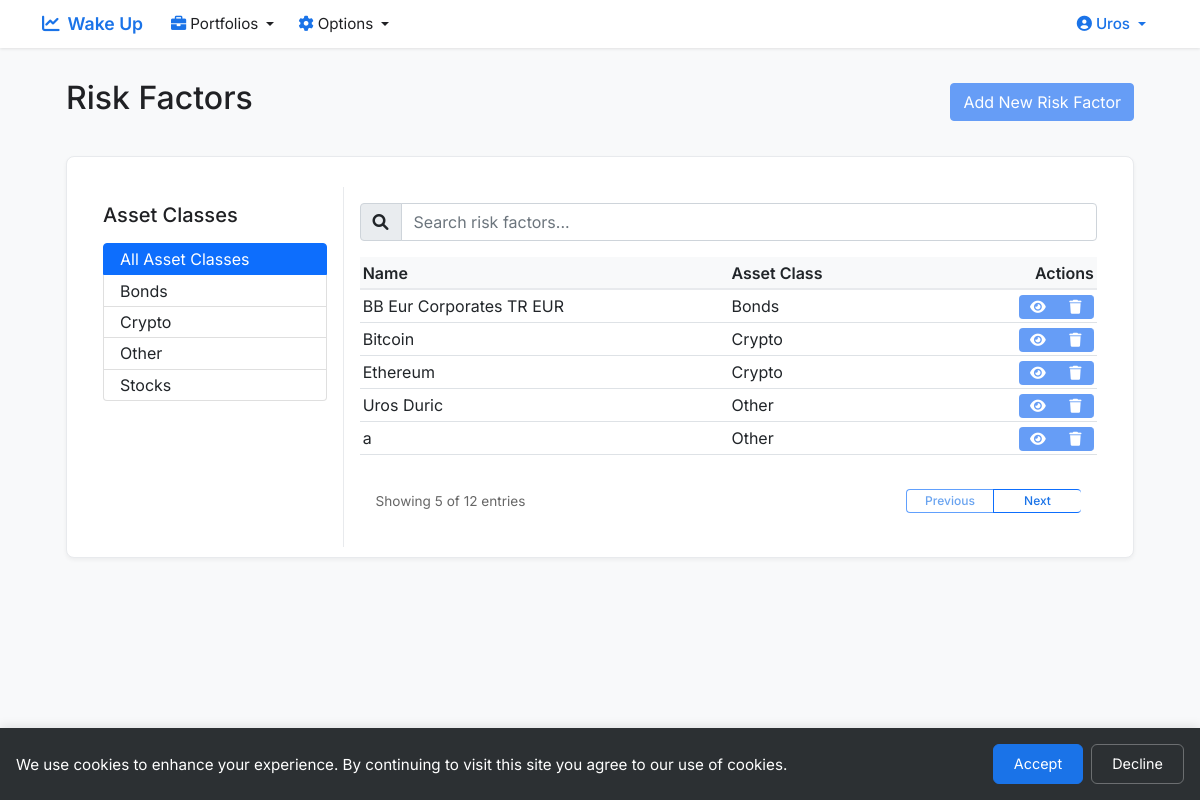
The page /get_risk_factors (signed in) on the database its author committed.
### app.py (models this page shows, shortened)
class User(UserMixin, db.Model):
    id = db.Column(db.Integer, primary_key=True)
    email = db.Column(db.String(120), unique=True, nullable=False)
    name = db.Column(db.String(80), nullable=False)
    password_hash = db.Column(db.String(128))
    user_type = db.Column(db.String(20), default='beginner')
    created_at = db.Column(db.DateTime, default=datetime.utcnow)
    birthday = db.Column(db.Date, nullable=True)
    portfolios = db.relationship('Portfolio', backref='user', lazy=True)
    benchmarks = db.relationship('Benchmark', back_populates='user', lazy=True)
    funds = db.relationship('Fund', back_populates='user', lazy=True)
    def is_admin(self):
        return self.user_type == 'admin'

class RiskFactor(db.Model):
    __tablename__ = 'risk_factor'
    id = db.Column(db.Integer, primary_key=True)
    name = db.Column(db.String(120), nullable=False, unique=True)
    description = db.Column(db.Text, nullable=True)
    asset_class = db.Column(db.String(20), nullable=False, default='Other')
    created_at = db.Column(db.DateTime, nullable=False, default=datetime.utcnow)
    data = db.relationship('RiskFactorData', backref='risk_factor', lazy=True)
    benchmarks = db.relationship('Benchmark', back_populates='risk_factor', lazy=True)

### app.py (the view)
@app.route('/get_risk_factors')
@login_required
def get_risk_factors():
    if not current_user.is_admin():
        flash('You do not have permission to access this page.', 'error')
        return redirect(url_for('home'))
    risk_factors = RiskFactor.query.order_by(RiskFactor.asset_class, RiskFactor.name).all()
    return render_template('risk_factors.html', risk_factors=risk_factors)

### app.py (called while the page is built)
@app.after_request
def add_security_headers(response):
    response.headers['X-Content-Type-Options'] = 'nosniff'
    response.headers['X-Frame-Options'] = 'SAMEORIGIN'
    response.headers['X-XSS-Protection'] = '1; mode=block'
    response.headers['Strict-Transport-Security'] = 'max-age=31536000; includeSubDomains'
    return response

@login_manager.user_loader
def load_user(user_id):
    return User.query.get(int(user_id))

def login_required(f):
    @wraps(f)
    def decorated_function(*args, **kwargs):
        if not current_user.is_authenticated:
            return redirect(url_for('login'))
        return f(*args, **kwargs)
    return decorated_function

### templates/risk_factors.html (shortened to what this page needs)
{% extends "base.html" %}
{% block content %}
<div class="container-fluid px-4">
    <div class="d-flex justify-content-between align-items-center mb-4">
        <h2>Risk Factors</h2>
        {% if current_user.is_admin() %}
        <a href="{{ url_for('new_risk_factor') }}" class="btn btn-primary">Add New Risk Factor</a>
        {% endif %}
    </div>
    <div class="card" style="padding: 30px 20px 10px 20px;">
        <div class="card-body p-0">
            <div class="row g-0">
                <div class="col-md-3 border-end">
                    <div class="p-3">
                        <h5 class="mb-3">Asset Classes</h5>
                        <div class="list-group">
                            <button type="button" class="list-group-item list-group-item-action active" data-asset-class="all">
                                All Asset Classes
                            </button>
                            {% for asset_class in risk_factors|map(attribute='asset_class')|unique|sort %}
                            <button type="button" class="list-group-item list-group-item-action" data-asset-class="{{ asset_class }}">
                                {{ asset_class }}
                            </button>
                            {% endfor %}
                        </div>
                    </div>
                </div>
                <div class="col-md-9">
                    <div class="p-3 d-flex flex-column" style="height: 100%;">
                        <div class="mb-3">
                            <div class="input-group">
                                <span class="input-group-text">
                                    <i class="fas fa-search"></i>
                                </span>
                                <input type="text" class="form-control" id="searchInput" placeholder="Search risk factors...">
                            </div>
                        </div>
                        <div class="table-container flex-grow-1 d-flex flex-column">
                            <div class="table-responsive flex-grow-1">
                                <table class="table table-hover mb-0" id="riskFactorsTable">
                                    <thead>
                                        <tr>
                                            <th style="width: 50%">Name</th>
                                            <th style="width: 30%">Asset Class</th>
                                            <th style="width: 20%; text-align: right">Actions</th>
                                        </tr>
                                    </thead>
                                    <tbody>
                                        {% for risk_factor in risk_factors %}
                                        <tr data-asset-class="{{ risk_factor.asset_class }}">
                                            <td>{{ risk_factor.name }}</td>
                                            <td>{{ risk_factor.asset_class }}</td>
                                            <td class="text-end">
                                                <div class="btn-group">
                                                    <a href="{{ url_for('view_risk_factor', id=risk_factor.id) }}"
                                                       class="btn btn-primary btn-sm"
                                                       title="View Data">
                                                        <i class="fas fa-eye"></i>
                                                    </a>
                                                    {% if current_user.is_admin() %}
                                                    <a href="{{ url_for('delete_risk_factor', id=risk_factor.id) }}"
                                                       class="btn btn-primary btn-sm"
                                                       onclick="return confirm('Are you sure you want to delete this risk factor?')"
                                                       title="Delete">
                                                        <i class="fas fa-trash"></i>
                                                    </a>
                                                    {% endif %}
                                                </div>
                                            </td>
                                        </tr>
                                        {% endfor %}
                                    </tbody>
                                </table>
                            </div>
                            <div class="d-flex justify-content-between align-items-center mt-3">
                                <div class="ps-3 pagination-text">
                                    Showing <span id="showingCount">0</span> of <span id="totalCount">0</span> entries
                                </div>
                                <div class="btn-group pe-3">
                                    <button type="button" class="btn btn-outline-primary" id="prevPage" disabled>Previous</button>
                                    <button type="button" class="btn btn-outline-primary" id="nextPage" disabled>Next</button>
                                </div>
                            </div>
                        </div>
                    </div>
                </div>
            </div>
        </div>
    </div>
</div>
{% endblock %}

### templates/base.html (shortened to what this page needs)
<!DOCTYPE html>
<html lang="en">
<head>
    <link href="https://cdn.jsdelivr.net/npm/bootstrap@5.1.3/dist/css/bootstrap.min.css" rel="stylesheet">
    <link href="https://cdnjs.cloudflare.com/ajax/libs/font-awesome/6.0.0/css/all.min.css" rel="stylesheet">
</head>
<body>
    <nav class="navbar navbar-expand-lg">
        <div class="container">
            <a class="navbar-brand" href="{{ url_for('home') }}">
                <i class="fas fa-chart-line me-2"></i>Wake Up
            </a>
            <div class="collapse navbar-collapse" id="navbarNav">
                <ul class="navbar-nav me-auto">
                    {% if current_user.is_authenticated %}
                    <li class="nav-item dropdown">
                        <a class="nav-link dropdown-toggle" href="#" id="portfoliosDropdown" role="button" data-bs-toggle="dropdown">
                            <i class="fas fa-briefcase me-1"></i>Portfolios
                        </a>
                    </li>
                    <li class="nav-item dropdown">
                        <a class="nav-link dropdown-toggle" href="#" id="optionsDropdown" role="button" data-bs-toggle="dropdown">
                            <i class="fas fa-cog me-1"></i>Options
                        </a>
                    </li>
                    {% endif %}
                </ul>
                <ul class="navbar-nav ms-auto">
                    {% if current_user.is_authenticated %}
                    <li class="nav-item dropdown">
                        <a class="nav-link dropdown-toggle profile-link" href="#" id="profileDropdown" role="button" data-bs-toggle="dropdown">
                            <i class="fas fa-user-circle me-1"></i>{{ current_user.name }}
                        </a>
                    </li>
                    {% endif %}
                </ul>
            </div>
        </div>
    </nav>
    <div class="container mt-4">
        {% block content %}{% endblock %}
    </div>
    <div id="cookieConsent" class="cookie-consent" style="display: none;">
        <div class="cookie-content">
            <p>We use cookies to enhance your experience. By continuing to visit this site you agree to our use of cookies.</p>
            <div class="cookie-buttons">
                <button onclick="acceptCookies()" class="btn btn-primary">Accept</button>
                <button onclick="declineCookies()" class="btn btn-secondary">Decline</button>
            </div>
        </div>
    </div>
</body>
</html>

### templates/base.html (style rules this page uses)
:root { --primary-color: #1a73e8; --secondary-color: #4285f4; --accent-color: #669df6; --text-color: #202124; --light-bg: #f8f9fa; --border-color: #e8eaed; --white: #ffffff; --icon-color: #1a73e8; }
body { font-family: 'Inter', sans-serif; color: var(--text-color); background-color: var(--light-bg); }
.navbar { background: var(--white); padding: 0.5rem 0; box-shadow: 0 1px 3px rgba(0, 0, 0, 0.1); min-height: 48px; }
.navbar-brand { font-weight: 600; color: var(--primary-color) !important; font-size: 1.1rem; padding: 0.35rem 0; line-height: 1; }
.nav-link { color: var(--text-color) !important; font-size: 0.95rem; padding: 0.5rem 0.75rem !important; transition: color 0.2s ease; line-height: 1; }
.nav-link i { transition: transform 0.2s ease; color: var(--primary-color); }
.profile-link { color: var(--primary-color) !important; font-weight: 500; }
.profile-link i { color: var(--primary-color); }
.btn-primary { background-color: var(--accent-color); border-color: var(--accent-color); }
.card { border-radius: 8px; box-shadow: 0 2px 4px rgba(0, 0, 0, 0.1); border: none; }
.table th { background-color: var(--light-bg); border-bottom: 2px solid var(--border-color); font-weight: 600; }
.btn-group .btn { border-radius: 0; }
.btn-group .btn:first-child { border-top-left-radius: 0.25rem; border-bottom-left-radius: 0.25rem; }
.btn-group .btn:last-child { border-top-right-radius: 0.25rem; border-bottom-right-radius: 0.25rem; }
.cookie-consent { position: fixed; bottom: 0; left: 0; right: 0; background: rgba(33, 37, 41, 0.95); color: white; padding: 1rem; z-index: 9999; box-shadow: 0 -2px 10px rgba(0, 0, 0, 0.1); backdrop-filter: blur(10px); -webkit-backdrop-filter: blur(10px); }
.cookie-content { max-width: 1200px; margin: 0 auto; display: flex; align-items: center; justify-content: space-between; gap: 1rem; }
.cookie-content p { margin: 0; font-size: 0.95rem; line-height: 1.4; }
.cookie-buttons { display: flex; gap: 0.5rem; flex-shrink: 0; }
.cookie-buttons .btn { padding: 0.5rem 1.25rem; font-size: 0.9rem; border-radius: 6px; transition: all 0.2s ease; }
.cookie-buttons .btn-primary { background-color: var(--primary-color); border-color: var(--primary-color); }
.cookie-buttons .btn-secondary { background-color: transparent; border: 1px solid rgba(255, 255, 255, 0.3); color: white; }

### templates/risk_factors.html (style rules this page uses)
.table { width: 100%; margin-bottom: 0; }
.table th { background-color: var(--light-bg); border-bottom: 2px solid var(--border-color); font-weight: 600; padding: 0.2rem; height: 32px; }
.table td { padding: 0.2rem; vertical-align: middle; height: 32px; }
.btn-group { gap: 0; }
.btn-group .btn { border-radius: 0; border-right: 1px solid rgba(255, 255, 255, 0.2); padding: 0.25rem 0.5rem; width: 38px; height: 24px; display: flex; align-items: center; justify-content: center; }
.btn-group .btn i { font-size: 0.875rem; }
.btn-group .btn:first-child { border-top-left-radius: 0.25rem; border-bottom-left-radius: 0.25rem; }
.btn-group .btn:last-child { border-top-right-radius: 0.25rem; border-bottom-right-radius: 0.25rem; border-right: none; }
.btn-sm { font-size: 0.875rem; }
.list-group-item { cursor: pointer; padding: 0.2rem 1rem; border-radius: 0; }
.card { border: 1px solid var(--border-color); box-shadow: 0 2px 4px rgba(0, 0, 0, 0.05); }
.border-end { border-right: 1px solid var(--border-color) !important; }
.pagination-text { font-size: 0.85rem; color: rgba(0, 0, 0, 0.6); }
#prevPage, #nextPage { width: 88px; font-size: 0.75rem; padding: 0.25rem 0.5rem; color: var(--primary-color); font-weight: 500; }
.table-container { min-height: auto; height: fit-content; overflow: visible; min-height: calc(5 * 32px + 32px + 60px); }
.table-responsive { height: fit-content; overflow: visible; min-height: calc(5 * 32px + 32px); }
.d-flex.justify-content-between { min-height: 60px; display: flex; align-items: center; }

### rows shown on the page
User: name "Uros"
RiskFactor: asset_class "Bonds", name "BB Eur Corporates TR EUR"
RiskFactor: asset_class "Crypto", name "Bitcoin"
RiskFactor: asset_class "Other", name "Uros Duric"
RiskFactor: asset_class "Stocks"
RiskFactor: name "Ethereum", asset_class "Crypto"
RiskFactor: name "a", asset_class "Other"
